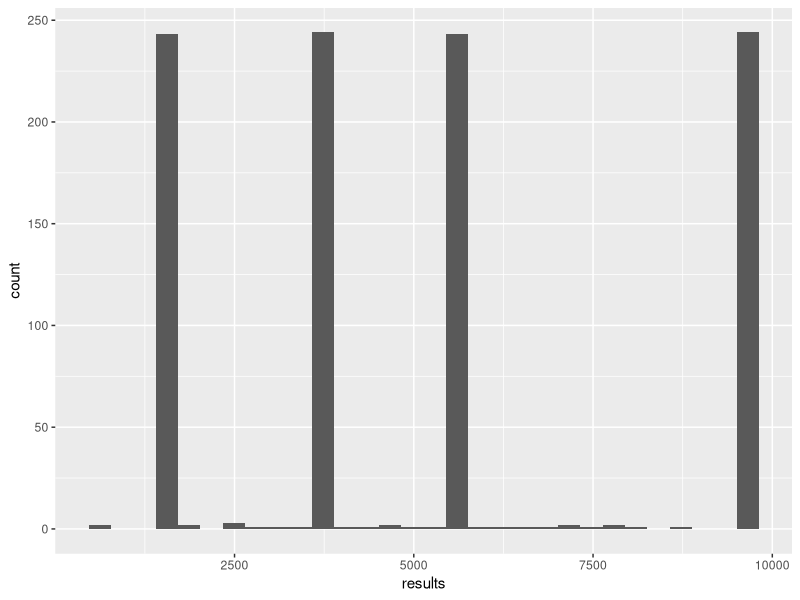

Generate this figure with R:
## ---- chunk 1
middle_square <- function(seed){
  n <- 4
  result <- toString(seed^2)
  while (nchar(result) < n * 2){
    result <- paste0("0", result)
  }
  return(as.numeric(substr(result, 3, 6)))
}
## ---- chunk 2
seed <- 2341
results <- seed
for (i in 1:1000) {
  seed <- middle_square(seed)
  results <- c(results, seed)
}
## ---- chunk 3
library(tidyverse)
ggplot() +
  geom_histogram(aes(results))
